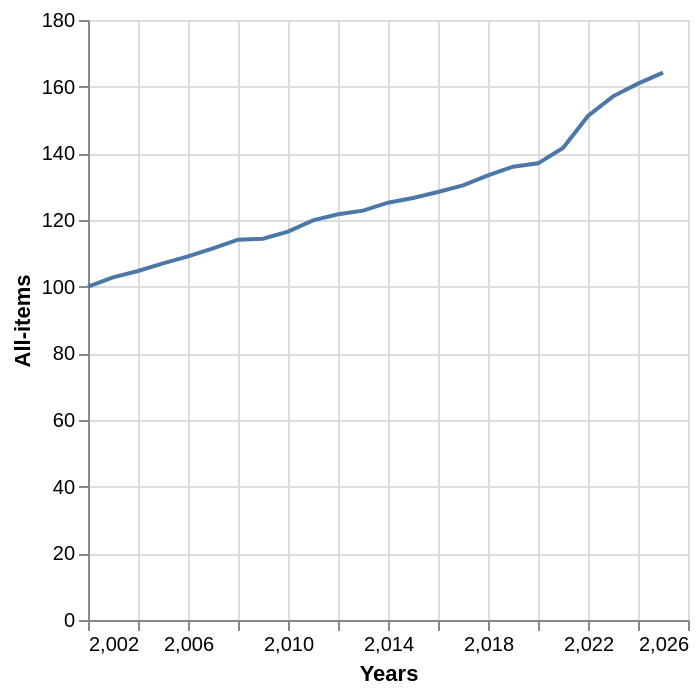

Write notebook code for a chart like this one.
### Markdown cell above
## Altair

Altair is a declarative statistical visualization library for Python, based on Vega and Vega-Lite. Like Bokeh, it makes it easy to produce elegant, interactive graphics with minimal code. Altair's API is simple, friendly, and consistent, and built on top of the powerful Vega-Lite visualization grammar. If you are familiar with R and ggplot2, you might appreciate this "grammar-driven" approach to Python visualization. https://altair-viz.github.io/

### Code cell
import altair as alt

# Vega-Altair's syntax and structure may be more comfortable for R and JavaScript users
alt.Chart(df).mark_line().encode(
    x='Years',
    y='All-items',
)

### Figure 1 — Vega-Lite specification as saved in the notebook (floating-point values rounded to 4 significant figures)
{"config": {"view": {"continuousWidth": 300, "continuousHeight": 300}}, "data": {"name": "data-5104649293de7f39f573b63b48c66898"}, "mark": {"type": "line"}, "encoding": {"x": {"field": "Years", "type": "quantitative"}, "y": {"field": "All-items", "type": "quantitative"}}, "$schema": "https://vega.github.io/schema/vega-lite/v6.4.1.json", "datasets": {"data-5104649293de7f39f573b63b48c66898": [{"Years": 2002, "All-items": 100.0, "Food": 100.0, "Shelter": 100.0, "Household operations, furnishings and equipment": 100.0, "Clothing and footwear": 100.0, "Transportation": 100.0, "Gasoline": 100.0, "Health and personal care": 100.0, "Recreation, education and reading": 100.0, "Alcoholic beverages, tobacco products and recreational cannabis": 100.0, "All-items excluding food and energy": 100.0, "All-items excluding energy": 100.0, "Energy": 100.0, "Goods": 100.0, "Services": 100.0, "YearDate": "2002-01-01T00:00:00"}, {"Years": 2003, "All-items": 102.8, "Food": 101.7, "Shelter": 103.2, "Household operations, furnishings and equipment": 100.7, "Clothing and footwear": 98.2, "Transportation": 105.2, "Gasoline": 106.4, "Health and personal care": 101.4, "Recreation, education and reading": 100.8, "Alcoholic beverages, tobacco products and recreational cannabis": 110.1, "All-items excluding food and energy": 102.5, "All-items excluding energy": 102.4, "Energy": 107.9, "Goods": 101.9, "Services": 103.6, "YearDate": "2003-01-01T00:00:00"}, {"Years": 2004, "All-items": 104.7, "Food": 103.8, "Shelter": 105.8, "Household operations, furnishings and equipment": 101.2, "Clothing and footwear": 98.0, "Transportation": 107.7, "Gasoline": 117.6, "Health and personal care": 102.8, "Recreation, education and reading": 101.1, "Alcoholic beverages, tobacco products and recreational cannabis": 116.0, "All-items excluding food and energy": 103.9, "All-items excluding energy": 103.8, "Energy": 115.2, "Goods": 103.4, "Services": 105.9, "YearDate": "2004-01-01T00:00:00"}, {"Years": 2005, "All-items": 107.0, "Food": 106.4, "Shelter": 109.2, "Household operations, furnishings and equipment": 101.7, "Clothing and footwear": 97.6, "Transportation": 112.0, "Gasoline": 132.6, "Health and personal care": 104.6, "Recreation, education and reading": 100.8, "Alcoholic beverages, tobacco products and recreational cannabis": 119.1, "All-items excluding food and energy": 105.3, "All-items excluding energy": 105.4, "Energy": 126.3, "Goods": 105.8, "Services": 108.2, "YearDate": "2005-01-01T00:00:00"}, {"Years": 2006, "All-items": 109.1, "Food": 108.9, "Shelter": 113.1, "Household operations, furnishings and equipment": 102.2, "Clothing and footwear": 95.8, "Transportation": 115.2, "Gasoline": 139.8, "Health and personal care": 105.9, "Recreation, education and reading": 100.6, "Alcoholic beverages, tobacco products and recreational cannabis": 121.7, "All-items excluding food and energy": 106.9, "All-items excluding energy": 107.2, "Energy": 132.8, "Goods": 107.1, "Services": 111.1, "YearDate": "2006-01-01T00:00:00"}, {"Years": 2007, "All-items": 111.5, "Food": 111.8, "Shelter": 116.9, "Household operations, furnishings and equipment": 103.2, "Clothing and footwear": 95.7, "Transportation": 117.1, "Gasoline": 146.1, "Health and personal care": 107.3, "Recreation, education and reading": 101.8, "Alcoholic beverages, tobacco products and recreational cannabis": 125.5, "All-items excluding food and energy": 109.0, "All-items excluding energy": 109.5, "Energy": 135.9, "Goods": 108.0, "Services": 114.8, "YearDate": "2007-01-01T00:00:00"}, {"Years": 2008, "All-items": 114.1, "Food": 115.7, "Shelter": 122.0, "Household operations, furnishings and equipment": 104.6, "Clothing and footwear": 93.8, "Transportation": 119.5, "Gasoline": 164.7, "Health and personal care": 108.8, "Recreation, education and reading": 102.2, "Alcoholic beverages, tobacco products and recreational cannabis": 127.5, "All-items excluding food and energy": 110.3, "All-items excluding energy": 111.3, "Energy": 149.3, "Goods": 109.4, "Services": 118.7, "YearDate": "2008-01-01T00:00:00"}, {"Years": 2009, "All-items": 114.4, "Food": 121.4, "Shelter": 121.6, "Household operations, furnishings and equipment": 107.3, "Clothing and footwear": 93.4, "Transportation": 113.1, "Gasoline": 135.8, "Health and personal care": 112.1, "Recreation, education and reading": 103.1, "Alcoholic beverages, tobacco products and recreational cannabis": 130.7, "All-items excluding food and energy": 111.5, "All-items excluding energy": 113.3, "Energy": 129.2, "Goods": 107.6, "Services": 121.2, "YearDate": "2009-01-01T00:00:00"}, {"Years": 2010, "All-items": 116.5, "Food": 123.1, "Shelter": 123.3, "Household operations, furnishings and equipment": 108.8, "Clothing and footwear": 91.6, "Transportation": 118.0, "Gasoline": 148.2, "Health and personal care": 115.1, "Recreation, education and reading": 104.0, "Alcoholic beverages, tobacco products and recreational cannabis": 133.1, "All-items excluding food and energy": 112.9, "All-items excluding energy": 114.8, "Energy": 137.8, "Goods": 109.2, "Services": 123.7, "YearDate": "2010-01-01T00:00:00"}, {"Years": 2011, "All-items": 119.9, "Food": 127.7, "Shelter": 125.6, "Household operations, furnishings and equipment": 110.9, "Clothing and footwear": 91.9, "Transportation": 125.6, "Gasoline": 177.8, "Health and personal care": 117.1, "Recreation, education and reading": 105.3, "Alcoholic beverages, tobacco products and recreational cannabis": 135.6, "All-items excluding food and energy": 114.7, "All-items excluding energy": 117.0, "Energy": 154.7, "Goods": 112.9, "Services": 126.7, "YearDate": "2011-01-01T00:00:00"}, {"Years": 2012, "All-items": 121.7, "Food": 130.8, "Shelter": 127.1, "Household operations, furnishings and equipment": 113.0, "Clothing and footwear": 92.0, "Transportation": 128.1, "Gasoline": 182.3, "Health and personal care": 118.7, "Recreation, education and reading": 105.9, "Alcoholic beverages, tobacco products and recreational cannabis": 137.6, "All-items excluding food and energy": 116.2, "All-items excluding energy": 118.8, "Energy": 157.3, "Goods": 114.0, "Services": 129.3, "YearDate": "2012-01-01T00:00:00"}, {"Years": 2013, "All-items": 122.8, "Food": 132.4, "Shelter": 128.7, "Household operations, furnishings and equipment": 114.4, "Clothing and footwear": 92.1, "Transportation": 129.0, "Gasoline": 183.4, "Health and personal care": 118.3, "Recreation, education and reading": 106.2, "Alcoholic beverages, tobacco products and recreational cannabis": 140.4, "All-items excluding food and energy": 117.2, "All-items excluding energy": 119.9, "Energy": 159.6, "Goods": 114.6, "Services": 131.0, "YearDate": "2013-01-01T00:00:00"}, {"Years": 2014, "All-items": 125.2, "Food": 135.5, "Shelter": 132.2, "Household operations, furnishings and equipment": 116.6, "Clothing and footwear": 93.2, "Transportation": 130.4, "Gasoline": 183.8, "Health and personal care": 119.0, "Recreation, education and reading": 107.4, "Alcoholic beverages, tobacco products and recreational cannabis": 146.6, "All-items excluding food and energy": 119.0, "All-items excluding energy": 122.0, "Energy": 165.3, "Goods": 116.5, "Services": 133.7, "YearDate": "2014-01-01T00:00:00"}, {"Years": 2015, "All-items": 126.6, "Food": 140.5, "Shelter": 133.7, "Household operations, furnishings and equipment": 119.7, "Clothing and footwear": 94.6, "Transportation": 126.5, "Gasoline": 153.4, "Health and personal care": 120.5, "Recreation, education and reading": 109.4, "Alcoholic beverages, tobacco products and recreational cannabis": 152.0, "All-items excluding food and energy": 121.2, "All-items excluding energy": 124.6, "Energy": 149.5, "Goods": 116.8, "Services": 136.4, "YearDate": "2015-01-01T00:00:00"}, {"Years": 2016, "All-items": 128.4, "Food": 142.6, "Shelter": 135.8, "Household operations, furnishings and equipment": 121.7, "Clothing and footwear": 94.4, "Transportation": 127.9, "Gasoline": 144.2, "Health and personal care": 122.2, "Recreation, education and reading": 111.3, "Alcoholic beverages, tobacco products and recreational cannabis": 156.8, "All-items excluding food and energy": 123.5, "All-items excluding energy": 126.9, "Energy": 145.0, "Goods": 117.9, "Services": 138.9, "YearDate": "2016-01-01T00:00:00"}, {"Years": 2017, "All-items": 130.4, "Food": 142.7, "Shelter": 138.1, "Household operations, furnishings and equipment": 121.9, "Clothing and footwear": 93.7, "Transportation": 132.9, "Gasoline": 161.2, "Health and personal care": 124.3, "Recreation, education and reading": 114.0, "Alcoholic beverages, tobacco products and recreational cannabis": 161.1, "All-items excluding food and energy": 125.5, "All-items excluding energy": 128.5, "Energy": 152.7, "Goods": 118.9, "Services": 142.0, "YearDate": "2017-01-01T00:00:00"}, {"Years": 2018, "All-items": 133.4, "Food": 145.3, "Shelter": 140.9, "Household operations, furnishings and equipment": 123.2, "Clothing and footwear": 94.5, "Transportation": 139.1, "Gasoline": 181.5, "Health and personal care": 125.9, "Recreation, education and reading": 115.3, "Alcoholic beverages, tobacco products and recreational cannabis": 167.9, "All-items excluding food and energy": 127.9, "All-items excluding energy": 131.0, "Energy": 162.9, "Goods": 121.1, "Services": 145.8, "YearDate": "2018-01-01T00:00:00"}, {"Years": 2019, "All-items": 136.0, "Food": 150.2, "Shelter": 144.5, "Household operations, furnishings and equipment": 123.6, "Clothing and footwear": 96.1, "Transportation": 141.5, "Gasoline": 170.5, "Health and personal care": 127.4, "Recreation, education and reading": 116.8, "Alcoholic beverages, tobacco products and recreational cannabis": 171.1, "All-items excluding food and energy": 130.5, "All-items excluding energy": 134.0, "Energy": 159.3, "Goods": 122.7, "Services": 149.2, "YearDate": "2019-01-01T00:00:00"}, {"Years": 2020, "All-items": 137.0, "Food": 153.7, "Shelter": 147.0, "Household operations, furnishings and equipment": 123.8, "Clothing and footwear": 94.4, "Transportation": 141.2, "Gasoline": 146.7, "Health and personal care": 129.2, "Recreation, education and reading": 115.7, "Alcoholic beverages, tobacco products and recreational cannabis": 171.9, "All-items excluding food and energy": 132.0, "All-items excluding energy": 135.8, "Energy": 147.2, "Goods": 122.5, "Services": 151.3, "YearDate": "2020-01-01T00:00:00"}, {"Years": 2021, "All-items": 141.6, "Food": 157.5, "Shelter": 152.7, "Household operations, furnishings and equipment": 125.2, "Clothing and footwear": 94.1, "Transportation": 151.4, "Gasoline": 192.4, "Health and personal care": 132.6, "Recreation, education and reading": 117.9, "Alcoholic beverages, tobacco products and recreational cannabis": 175.0, "All-items excluding food and energy": 135.1, "All-items excluding energy": 139.0, "Energy": 175.0, "Goods": 128.3, "Services": 154.8, "YearDate": "2021-01-01T00:00:00"}, {"Years": 2022, "All-items": 151.2, "Food": 171.5, "Shelter": 163.3, "Household operations, furnishings and equipment": 130.9, "Clothing and footwear": 95.4, "Transportation": 167.5, "Gasoline": 247.2, "Health and personal care": 138.0, "Recreation, education and reading": 123.5, "Alcoholic beverages, tobacco products and recreational cannabis": 181.3, "All-items excluding food and energy": 141.8, "All-items excluding energy": 146.9, "Energy": 214.4, "Goods": 139.4, "Services": 162.6, "YearDate": "2022-01-01T00:00:00"}, {"Years": 2023, "All-items": 157.1, "Food": 184.3, "Shelter": 172.5, "Household operations, furnishings and equipment": 132.0, "Clothing and footwear": 96.4, "Transportation": 169.0, "Gasoline": 228.4, "Health and personal care": 145.8, "Recreation, education and reading": 126.4, "Alcoholic beverages, tobacco products and recreational cannabis": 190.5, "All-items excluding food and energy": 147.3, "All-items excluding energy": 153.5, "Energy": 205.5, "Goods": 143.8, "Services": 170.1, "YearDate": "2023-01-01T00:00:00"}, {"Years": 2024, "All-items": 160.9, "Food": 189.3, "Shelter": 182.3, "Household operations, furnishings and equipment": 130.7, "Clothing and footwear": 93.3, "Transportation": 171.7, "Gasoline": 227.9, "Health and personal care": 150.4, "Recreation, education and reading": 127.0, "Alcoholic beverages, tobacco products and recreational cannabis": 196.2, "All-items excluding food and energy": 151.1, "All-items excluding energy": 157.5, "Energy": 204.3, "Goods": 144.3, "Services": 177.1, "YearDate": "2024-01-01T00:00:00"}, {"Years": 2025, "All-items": 164.2, "Food": 195.3, "Shelter": 187.8, "Household operations, furnishings and equipment": 133.0, "Clothing and footwear": 93.8, "Transportation": 172.3, "Gasoline": 208.4, "Health and personal care": 154.2, "Recreation, education and reading": 128.7, "Alcoholic beverages, tobacco products and recreational cannabis": 199.3, "All-items excluding food and energy": 154.9, "All-items excluding energy": 161.6, "Energy": 192.7, "Goods": 145.5, "Services": 182.6, "YearDate": "2025-01-01T00:00:00"}]}}
